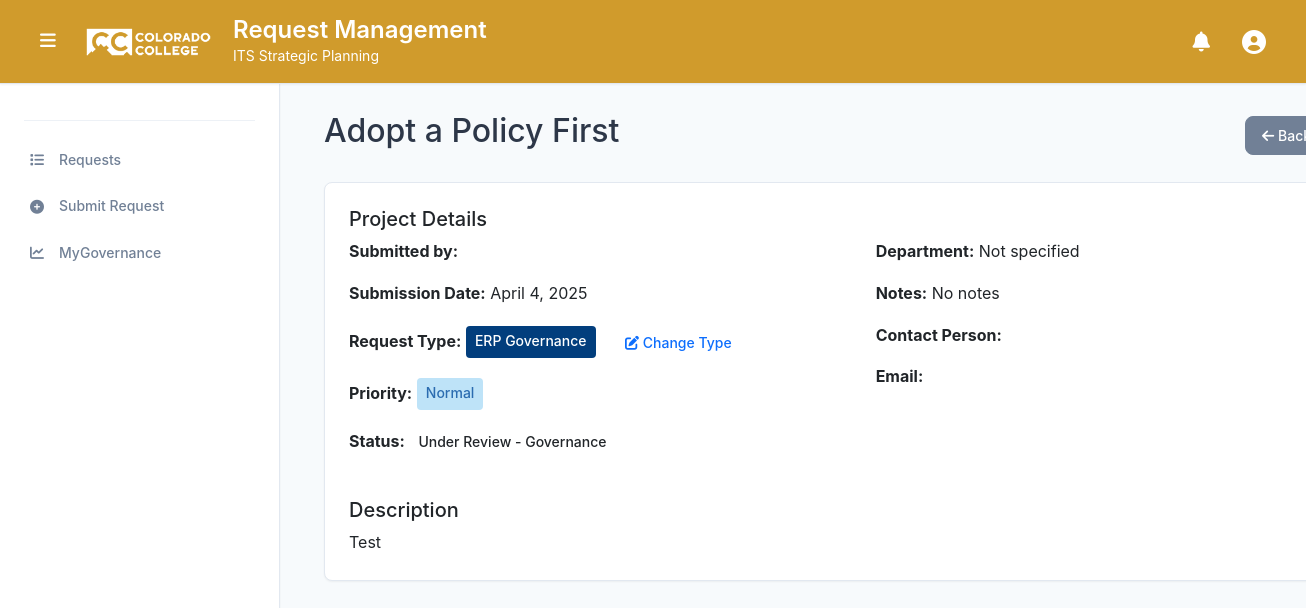
Page /5/ (signed in) on the committed database.
### projects/models.py (models this page shows, shortened)
class Project(models.Model):
    STATUS_CHOICES = [
        ('pending', 'Pending Review'),
        ('approved', 'Approved'),
        ('rejected', 'Rejected'),
        ('under_review_triage', 'Under Review - Triage'),
        ('under_review_governance', 'Under Review - Governance'),
        ('under_review_final_governance', 'Under Review - Final Governance'),
        ('completed', 'Completed'),
        ('archived', 'Archived'),
        ('on_hold', 'On Hold'),
        ('cancelled', 'Cancelled'),
    ]
    STAGE_CHOICES = [
        ('Pending_Review', 'Pending Review'),
        ('Under_Review_Triage', 'Under Review - Triage'),
        ('Under_Review_governance', 'Under Review - Governance'),
        ('Under_Review_Final_governance', 'Under Review - Final Governance'),
        ('Governance_Closure', 'Governance Closed'),
    ]
    PRIORITY_CHOICES = [
        ('Low', 'Low'),
        ('Normal', 'Normal'),
        ('High', 'High'),
        ('Top', 'Top'),
    ]
    FINAL_PRIORITY_CHOICES = [
        (1, 'Low'),
        (2, 'Medium'),
        (3, 'High'),
    ]
    PROJECT_TYPE_CHOICES = [
        ('not_yet_decided', 'Not Yet Decided'),
        ('process_improvement', 'Process Improvement'),
        ('it_governance', 'IT Governance'),
        ('erp_governance', 'ERP Governance'),
        ('ai_governance', 'AI Governance'),
    ]
    title = models.CharField(max_length=200)
    description = models.TextField()
    project_type = models.CharField(
        max_length=20,
        choices=PROJECT_TYPE_CHOICES,
        default='not_yet_decided',
        verbose_name="Request Type",
        help_text="Type of request submission"
    )
    submitted_by = models.ForeignKey(User, on_delete=models.CASCADE, null=True, blank=True)
    submission_date = models.DateTimeField(default=timezone.now)
    status = models.CharField(max_length=30, choices=STATUS_CHOICES, default='pending')
    stage = models.CharField(max_length=30, choices=STAGE_CHOICES, default='Pending_Review', help_text="Current stage of the project")
    budget = models.DecimalField(max_digits=10, decimal_places=2, null=True, blank=True)
    start_date = models.DateField(null=True, blank=True)
    end_date = models.DateField(null=True, blank=True)
    department = models.CharField(max_length=100, null=True, blank=True)
    contact_person = models.CharField(max_length=100, null=True, blank=True)
    contact_email = models.EmailField(null=True, blank=True)
    contact_phone = models.CharField(max_length=20, null=True, blank=True)
    triage_notes = models.TextField(blank=True, null=True)
    priority = models.CharField(max_length=10, choices=PRIORITY_CHOICES, default='Normal')
    scoring_notes = models.TextField(blank=True, null=True, help_text="Notes related to project scoring or evaluation")
    final_priority = models.IntegerField(null=True, blank=True, help_text="Project ranking (lower number = higher priority)")
    final_score = models.FloatField(null=True, blank=True, help_text="Final score")
    strategic_alignment = models.IntegerField(null=True, blank=True, help_text="Strategic alignment score (1-5)")
    cost_benefit = models.IntegerField(null=True, blank=True, help_text="Cost benefit score (1-5)")
    user_impact = models.IntegerField(null=True, blank=True, help_text="User impact and adoption score (1-5)")
    ease_of_implementation = models.IntegerField(null=True, blank=True, help_text="Ease of implementation score (1-5)")
    vendor_reputation_support = models.IntegerField(null=True, blank=True, help_text="Vendor reputation and support score (1-5)")
    security_compliance = models.IntegerField(null=True, blank=True, help_text="Security and compliance score (1-5)")
    student_centered = models.IntegerField(null=True, blank=True, help_text="Student-centered score (1-5)")
    class Meta:
        ordering = ['-submission_date']
        db_table = 'project_requests'

### projects/views.py (the view)
# urls.py: path('<int:pk>/', views.project_detail, name='project_detail'),
@login_required
def project_detail(request, pk):
    project = get_object_or_404(Project, pk=pk)
    return render(request, 'projects/project_detail.html', {'project': project})

### templates/projects/project_detail.html (shortened to what this page needs)
{% extends 'base_cc.html' %}
{% load static %}
{% block content %}
<div class="container-fluid" style="width: 115%; padding-right: 15px;">
    <div class="d-flex justify-content-between align-items-center mb-4">
        <h2>{{ project.title }}</h2>
        <div>
            <a href="{% url 'projects:project_list' %}" class="btn btn-secondary">
                <i class="fas fa-arrow-left"></i> Back to Projects
            </a>
        </div>
    </div>
    <div class="card mb-4">
        <div class="card-body">
            <h5 class="card-title">Project Details</h5>
            <div class="row">
                <div class="col-md-6">
                    <p><strong>Submitted by:</strong> {{ project.submitted_by.username }}</p>
                    <p><strong>Submission Date:</strong> {{ project.submission_date|date:"F j, Y" }}</p>
                    <p><strong>Request Type:</strong>
                        <span class="type-badge type-{{ project.project_type|lower }}">
                            {{ project.get_project_type_display }}
                        </span>
                        {% if user.is_staff %}
                        <button type="button" class="btn btn-sm btn-outline-primary ms-2" data-bs-toggle="modal" data-bs-target="#changeTypeModal">
                            <i class="fas fa-edit"></i> Change Type
                        </button>
                        {% endif %}
                    </p>
                    <p><strong>Priority:</strong>
                        <span class="priority-badge priority-{{ project.priority|lower }}">
                            {{ project.priority }}
                        </span>
                    </p>
                    <p><strong>Status:</strong>
                        <span class="status-badge status-{{ project.status|lower }}">
                            {{ project.get_status_display }}
                        </span>
                    </p>
                </div>
                <div class="col-md-6">
                    <p><strong>Department:</strong> {{ project.department|default:"Not specified" }}</p>
                    <p><strong>Notes:</strong> {{ project.notes|default:"No notes" }}</p>
                    <p><strong>Contact Person:</strong>
                    </p>
                    <p><strong>Email:</strong> <a href="mailto:{{ project.submitted_by.email }}">{{ project.submitted_by.email }}</a></p>
                </div>
            </div>
            <div class="mt-4">
                <h5 class="card-title">Description</h5>
                <p class="card-text">{{ project.description }}</p>
            </div>
        </div>
    </div>
</div>
{% endblock %}

### projects/static/projects/css/style.css (style rules this page uses)
.priority-badge, .status-badge, .type-badge { display: inline-block !important; padding: 0.35em 0.65em !important; font-size: 0.875rem !important; font-weight: 500 !important; border-radius: 0.25rem !important; }
.priority-normal { background-color: #bee3f8; color: #2b6cb0; }
.type-erp_governance { background-color: #023E7D !important; color: white !important; }
.row { display: flex; flex-wrap: wrap; }
.row > [class*="col-"] { display: flex; flex-direction: column; }

### templates/base_cc.html (style rules this page uses)
:root { --primary-color: #1a365d; --secondary-color: #2d3748; --accent-color: #3182ce; --success-color: #38a169; --warning-color: #d69e2e; --danger-color: #e53e3e; --light-gray: #f7fafc; --border-color: #e2e8f0; --text-primary: #2d3748; --text-secondary: #718096; --shadow-sm: 0 1px 2px 0 rgba(0, 0, 0, 0.05); --shadow-md: 0 4px 6px -1px rgba(0, 0, 0, 0.1); --shadow-lg: 0 10px 15px -3px rgba(0, 0, 0, 0.1); --radius: 8px; --sidebar-width: 280px; }
* { box-sizing: border-box; }
body { font-family: 'Inter', -apple-system, BlinkMacSystemFont, 'Segoe UI', Roboto, sans-serif; line-height: 1.6; color: var(--text-primary); background-color: var(--light-gray); margin: 0; padding: 0; }
.card { background: white; border: 1px solid var(--border-color); border-radius: var(--radius); box-shadow: var(--shadow-sm); transition: all 0.2s ease; overflow: hidden; }
.card-body { padding: 1.5rem; }
.btn { border-radius: var(--radius); font-weight: 500; padding: 0.5rem 1rem; font-size: 0.875rem; transition: all 0.2s ease; border: 1px solid transparent; }
.btn-secondary { background: var(--text-secondary); border-color: var(--text-secondary); color: white; }
.mb-4 { margin-bottom: 1.5rem; }
.mt-4 { margin-top: 1.5rem; }
.d-flex { display: flex; }

### rows in the picture
Project: title "Adopt a Policy First", submission_date "April 4, 2025", project_type "ERP Governance", priority "Normal", status "Under Review - Governance", department "Not specified", description "Test"

### other values in the picture
{{ project.notes|default:"No notes" }} "No notes"
